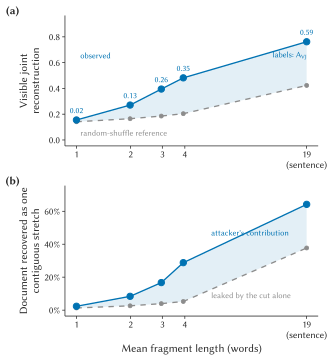

Write R code to recreate this figure.
# fig6_granularity_gradient.R
# The five-point granularity series on identical text, and what it means in
# words of the original document.
#
# (a) Visible joint reconstruction V_J against the RANDOM-SHUFFLE REFERENCE for
#     the same arm: the mean score of a random partition of that pool into the
#     true per-document fragment counts, 10,000 seeded permutations. The gap
#     between the two lines is the signal; A_VJ = (V_J - null)/(1 - null) is
#     that gap normalised, and is printed at each point because it is the
#     metric D16 froze as PRIMARY.
#
#     Plotting the reference explicitly matters here: it is NOT constant across
#     arms. It falls from 0.423 at the sentence cut to 0.141 at one word, so
#     raw V_J is not comparable between arms and a reader who eyeballs the blue
#     line alone will over-read the decline.
#
# (b) How much of the 76-word excerpt comes back as ONE contiguous stretch, in
#     words, against the floor that the cut leaks by construction.
#
# Sources, all frozen artifacts:
#   sentence / token arms   results/single_token_edge/analysis/{summary.json,per_pool.csv}
#   4 / 3 / 2-word arms     results/gradient/visible_analysis/summary.json
#   recovery                results/gradient/recovery.json
#
# POST-HOC EXPLORATORY (D16, D18). One corpus, one model, one cut family.

source("results/paper_figures_r/theme_paper.R")
suppressPackageStartupMessages(library(jsonlite))

d16 <- fromJSON("results/single_token_edge/analysis/summary.json")
d18 <- fromJSON("results/gradient/visible_analysis/summary.json")
rec <- fromJSON("results/gradient/recovery.json")
s16 <- d16$attackers[["One-shot Sonnet"]]$means
pp  <- read.csv("results/single_token_edge/analysis/per_pool.csv")
pp  <- pp[pp$attacker == "One-shot Sonnet", ]

arm_order <- c("1-word", "2-word", "3-word", "4-word", "sentence")
key16 <- c("sentence" = "sentence", "1-word" = "token")
key18 <- c("4-word" = "w4", "3-word" = "w3", "2-word" = "w2")

a_j_id <- c("sentence" = 0.5387, "4-word" = 0.3127, "3-word" = 0.2178,
            "2-word" = 0.0812, "1-word" = -0.0165)   # frozen scored reports

grab <- function(arm, field) {
  if (arm %in% names(key16)) s16[[key16[[arm]]]][[field]] else d18$arms[[key18[[arm]]]][[field]]
}
null_vj <- function(arm) {
  if (arm %in% names(key16)) mean(pp$null_oracle_V_J[pp$condition == key16[[arm]]])
  else d18$arms[[key18[[arm]]]]$null_oracle_V_J
}

dat <- data.frame(
  arm        = arm_order,
  frag_words = vapply(arm_order, function(a) rec[[a]]$doc_words / rec[[a]]$frags_per_doc, numeric(1)),
  frags_pool = vapply(arm_order, function(a) rec[[a]]$frags_per_doc * 7, numeric(1)),
  V_J        = vapply(arm_order, grab, numeric(1), field = "V_J"),
  V_L        = vapply(arm_order, grab, numeric(1), field = "V_L"),
  A_VJ       = vapply(arm_order, grab, numeric(1), field = "A_VJ"),
  A_VL       = vapply(arm_order, grab, numeric(1), field = "A_VL"),
  null_V_J   = vapply(arm_order, null_vj, numeric(1)),
  A_J_id     = a_j_id[arm_order],
  recovered  = vapply(arm_order, function(a) rec[[a]]$recovered_pct, numeric(1)),
  floor      = vapply(arm_order, function(a) rec[[a]]$floor_pct, numeric(1)),
  join       = vapply(arm_order, function(a) rec[[a]]$join_recall, numeric(1)),
  row.names  = NULL, stringsAsFactors = FALSE
)

x_breaks <- c(1, 2, 3, 4, 19)
x_labels <- c("1", "2", "3", "4", "19\n(sentence)")

# ---- (a) observed against the random-shuffle reference -----------------------
pa <- ggplot(dat, aes(frag_words)) +
  geom_ribbon(aes(ymin = null_V_J, ymax = V_J), fill = sonnet_colour, alpha = 0.11) +
  geom_line(aes(y = null_V_J), linewidth = ci_linewidth, colour = baseline_grey,
            linetype = "dashed") +
  geom_point(aes(y = null_V_J), size = point_size * 0.6, shape = 21,
             fill = baseline_grey, colour = baseline_grey, stroke = point_stroke * 0.8) +
  geom_line(aes(y = V_J), linewidth = ci_linewidth, colour = sonnet_colour) +
  geom_point(aes(y = V_J), size = point_size, shape = 21, fill = sonnet_colour,
             colour = sonnet_colour, stroke = point_stroke) +
  geom_text(aes(y = V_J, label = sprintf("%.2f", A_VJ)), vjust = -1.25,
            size = label_size, colour = sonnet_colour, family = font_family) +
  annotate("text", x = 1.05, y = 0.655, label = "observed", size = label_size,
           colour = sonnet_colour, hjust = 0, family = font_family) +
  annotate("text", x = 1.05, y = 0.055, label = "random-shuffle reference",
           size = label_size, colour = baseline_grey, hjust = 0, family = font_family) +
  annotate("text", x = 19, y = 0.655, label = "paste('labels: ', A[VJ])", parse = TRUE,
           size = label_size, colour = sonnet_colour, hjust = 1, family = font_family) +
  scale_x_log10(breaks = x_breaks, labels = x_labels) +
  scale_y_continuous(limits = c(0, 0.92), breaks = seq(0, 0.8, 0.2)) +
  labs(x = NULL, y = "Visible joint\nreconstruction") +
  theme_paper()

# ---- (b) contiguous text recovered -------------------------------------------
pb <- ggplot(dat, aes(frag_words)) +
  geom_ribbon(aes(ymin = floor, ymax = recovered), fill = sonnet_colour, alpha = 0.11) +
  geom_line(aes(y = floor), linewidth = ci_linewidth, colour = baseline_grey,
            linetype = "dashed") +
  geom_point(aes(y = floor), size = point_size * 0.6, shape = 21,
             fill = baseline_grey, colour = baseline_grey, stroke = point_stroke * 0.8) +
  geom_line(aes(y = recovered), linewidth = ci_linewidth, colour = sonnet_colour) +
  geom_point(aes(y = recovered), size = point_size, shape = 21, fill = sonnet_colour,
             colour = sonnet_colour, stroke = point_stroke) +
  annotate("text", x = 5.6, y = 47, label = "attacker's contribution", size = label_size,
           colour = sonnet_colour, hjust = 0, family = font_family) +
  annotate("text", x = 5.6, y = 9, label = "leaked by the cut alone", size = label_size,
           colour = baseline_grey, hjust = 0, family = font_family) +
  scale_x_log10(breaks = x_breaks, labels = x_labels) +
  scale_y_continuous(limits = c(0, 72), breaks = seq(0, 60, 20),
                     labels = function(v) paste0(v, "%")) +
  labs(x = "Mean fragment length (words)",
       y = "Document recovered as one\ncontiguous stretch") +
  theme_paper()

fig <- pa / pb + plot_layout(heights = c(1, 1)) +
  plot_annotation(tag_levels = "a", tag_prefix = "(", tag_suffix = ")",
                  theme = theme(plot.margin = margin(2, 5, 2, 2)))

save_figure(fig, "fig6_granularity_gradient", col_width, 3.6, dat)
